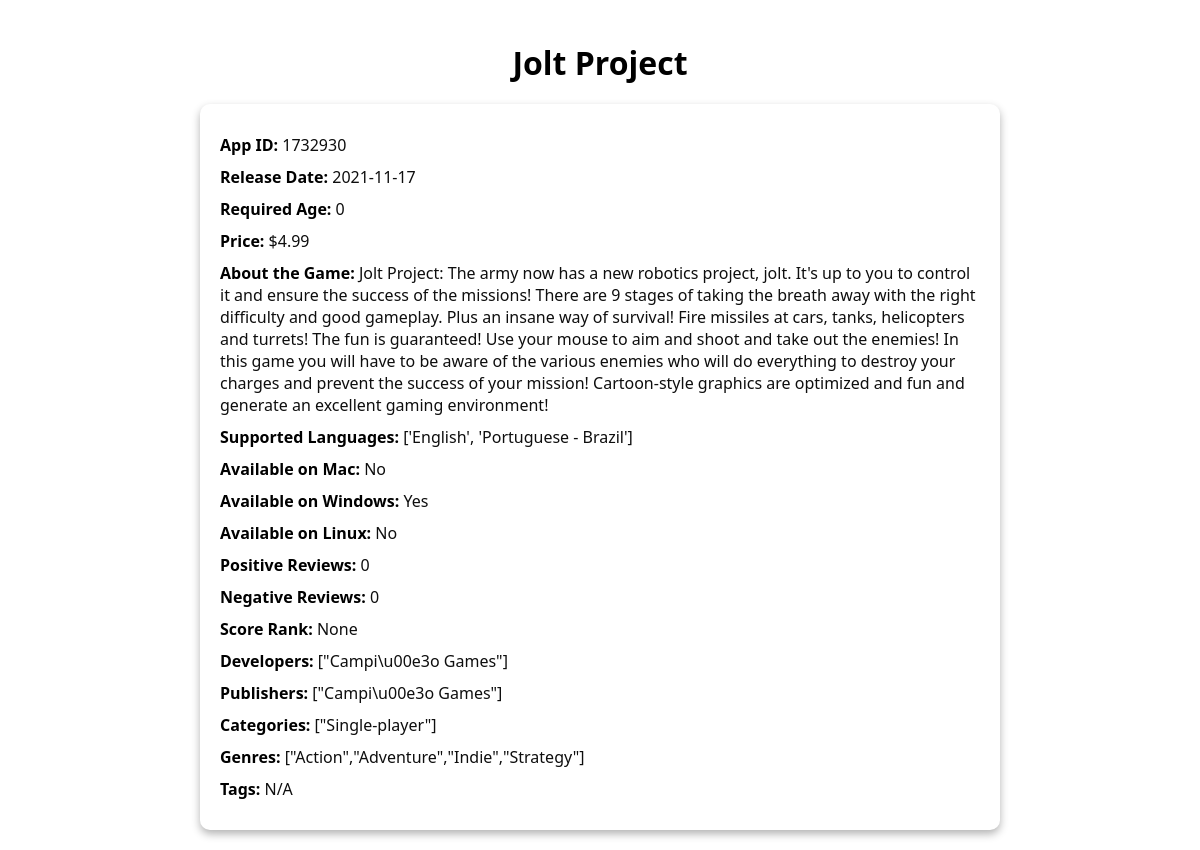
Screenshot of /api/game_detail/1290/ with the database file from the repository.
### analytics/models.py (models this page shows, shortened)
class GameData(models.Model):
    app_id = models.IntegerField()
    name = models.CharField(max_length=255)
    release_date = models.DateField(null=True, blank=True)
    required_age = models.IntegerField(null=True, blank=True)
    price = models.FloatField(null=True, blank=True)
    dlc_count = models.IntegerField(null=True, blank=True)
    about_the_game = models.TextField(null=True, blank=True)
    supported_languages = models.TextField(null=True, blank=True)
    windows = models.BooleanField(default=False)
    mac = models.BooleanField(default=False)
    linux = models.BooleanField(default=False)
    positive = models.IntegerField(null=True, blank=True)
    negative = models.IntegerField(null=True, blank=True)
    score_rank = models.IntegerField(null=True, blank=True)
    developers = models.CharField(max_length=255, null=True, blank=True)
    publishers = models.CharField(max_length=255, null=True, blank=True)
    categories = models.TextField(null=True, blank=True)
    genres = models.TextField(null=True, blank=True)
    tags = models.TextField(null=True, blank=True)

### analytics/views.py (the view)
# urls.py: path('game_detail/<int:game_id>/', game_detail, name='game_detail'),
def game_detail(request, game_id):
    game = get_object_or_404(GameData, pk=game_id)
    return render(request, 'analytics/game_detail.html', {'game': game})

### analytics/templates/analytics/game_detail.html (shortened to what this page needs)
<!DOCTYPE html>
<html>
<head>
</head>
<body>
    <h1>{{ game.name }}</h1>
    <div class="glass game-details">
        <p><label>App ID:</label> {{ game.app_id }}</p>
        <p><label>Release Date:</label> {{ game.release_date|date:'Y-m-d' }}</p>
        <p><label>Required Age:</label> {{ game.required_age }}</p>
        <p><label>Price:</label> ${{ game.price }}</p>
        <p><label>About the Game:</label> {{ game.about_the_game }}</p>
        <p><label>Supported Languages:</label> {{ game.supported_languages }}</p>
        <p><label>Available on Mac:</label> {{ game.mac|yesno:"Yes,No" }}</p>
        <p><label>Available on Windows:</label> {{ game.windows|yesno:"Yes,No" }}</p>
        <p><label>Available on Linux:</label> {{ game.linux|yesno:"Yes,No" }}</p>
        <p><label>Positive Reviews:</label> {{ game.positive }}</p>
        <p><label>Negative Reviews:</label> {{ game.negative }}</p>
        <p><label>Score Rank:</label> {{ game.score_rank }}</p>
        <p><label>Developers:</label> {{ game.developers|default:"N/A" }}</p>
        <p><label>Publishers:</label> {{ game.publishers|default:"N/A" }}</p>
        <p><label>Categories:</label> {{ game.categories|default:"N/A" }}</p>
        <p><label>Genres:</label> {{ game.genres|default:"N/A" }}</p>
        <p><label>Tags:</label> {{ game.tags|default:"N/A" }}</p>
    </div>
</body>
</html>

### analytics/templates/analytics/game_detail.html (style rules this page uses)
body { font-family: system-ui, -apple-system, BlinkMacSystemFont, 'Segoe UI', Roboto, Oxygen, Ubuntu, Cantarell, 'Open Sans', 'Helvetica Neue', sans-serif; max-width: 800px; margin: 0 auto; padding: 20px; background: url('https://assets.bwbx.io/images/users/iqjWHBFdfxIU/iIsGJ2cmtCEE/v0/1200x503.jpg') no-repeat center center fixed; background-size: cover; color: #0e0e0e; }
.glass { background: rgba(255, 255, 255, 0.1); border-radius: 10px; box-shadow: 0 4px 8px rgba(0, 0, 0, 0.3); padding: 20px; margin-top: 20px; backdrop-filter: blur(10px); }
h1 { text-align: center; margin-bottom: 20px; color: #000000; }
.game-details label { font-weight: bold; color: #000000; }
.game-details p { margin: 10px 0; }

### rows the page displays
GameData: name "Jolt Project", app_id "1732930", release_date "2021-11-17", required_age "0", price "4.99", about_the_game "Jolt Project: The army now has a new robotics project, jolt. It's up to you to control it and ensure the success of the missions! There are 9 stages of taking the breath away with the right difficulty and good gameplay. Plus an insane way of survival! Fire missiles at cars, tanks, helicopters and turrets! The fun is guaranteed! Use your mouse to aim and shoot and take out the enemies! In this game you will have to be aware of the various enemies who will do everything to destroy your charges and prevent the success of your mission! Cartoon-style graphics are optimized and fun and generate an excellent gaming environment!", supported_languages "['English', 'Portuguese - Brazil']", mac "No", windows "Yes", linux "No", positive "0", negative "0", score_rank "None", developers "[\"Campi\\u00e3o Games\"]", publishers "[\"Campi\\u00e3o Games\"]", categories "[\"Single-player\"]", genres "[\"Action\",\"Adventure\",\"Indie\",\"Strategy\"]", tags "N/A"
